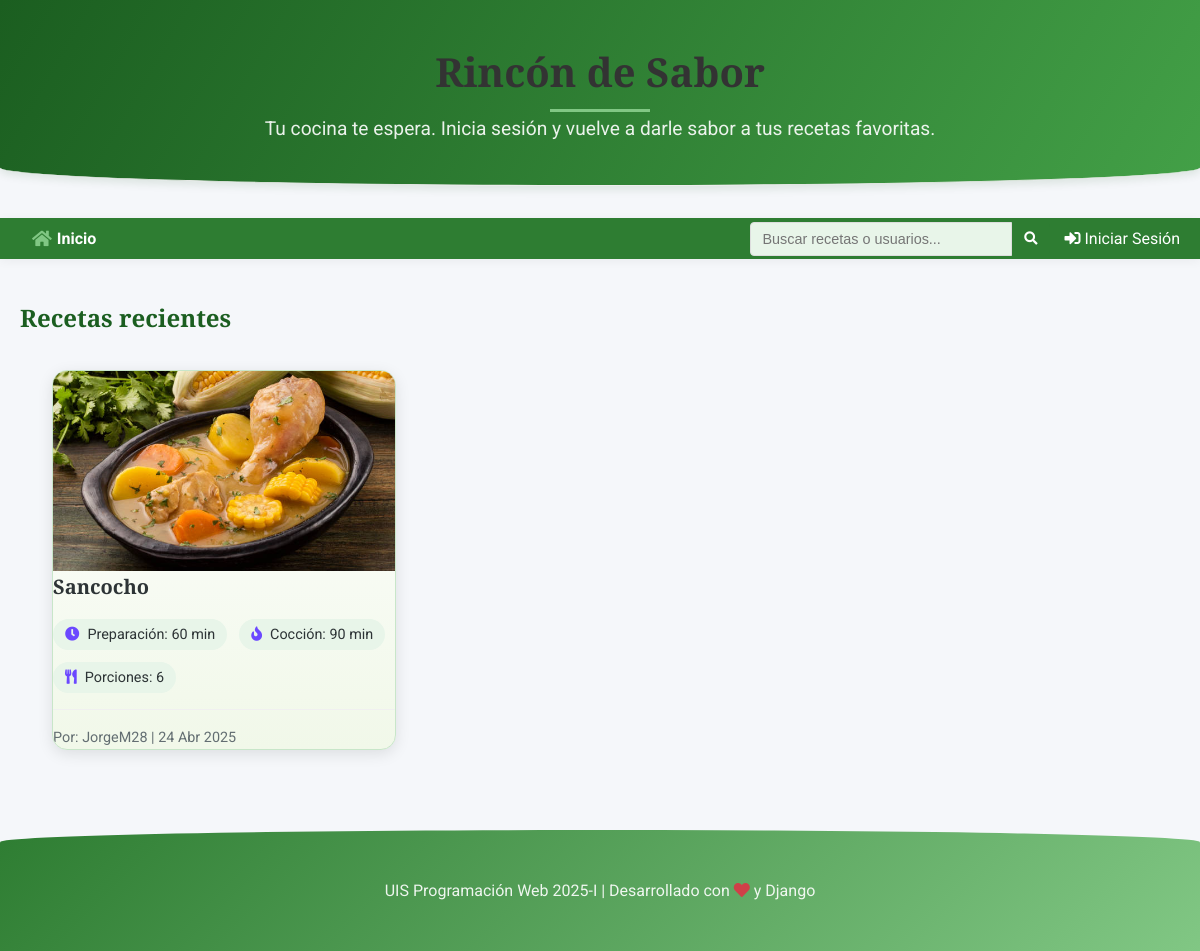
The page / on the database its author committed.
### post/models.py (models this page shows, shortened)
class Recipe(models.Model):
    DIFFICULTY_CHOICES = [
        ('FACIL', 'Fácil'),
        ('MEDIA', 'Media'),
        ('DIFICIL', 'Difícil'),
    ]
    title = models.CharField(max_length=200, verbose_name='Título')
    ingredients = models.TextField(verbose_name='Ingredientes')
    instructions = models.TextField(verbose_name='Instrucciones')
    prep_time = models.PositiveIntegerField(verbose_name='Tiempo de Preparación (minutos)', default=0)
    cook_time = models.PositiveIntegerField(verbose_name='Tiempo de Cocción (minutos)', default=0)
    servings = models.PositiveIntegerField(verbose_name='Porciones', default=1)
    difficulty = models.CharField(max_length=10, choices=DIFFICULTY_CHOICES, default='MEDIA', verbose_name='Dificultad')
    recipe_image = models.ImageField(upload_to='recipe_pics/', null=True, blank=True, verbose_name='Imagen de la Receta')
    author = models.ForeignKey(User, on_delete=models.CASCADE, verbose_name='Autor')
    category = models.ForeignKey(Category, on_delete=models.SET_NULL, null=True, blank=True, verbose_name='Categoría')
    created_at = models.DateTimeField(auto_now_add=True, verbose_name='Fecha de Creación')
    updated_at = models.DateTimeField(auto_now=True, verbose_name='Última Actualización')
    published = models.BooleanField(default=True, verbose_name='Publicada')

### post/views.py (the view)
# urls.py: path('', views.index, name='index'),
def index(request):
    recetas_recientes = Recipe.objects.filter(published=True).order_by('-created_at')[:6]  # Últimas 6 recetas
    return render(request, 'post/index.html', {'recetas_recientes': recetas_recientes})

### post/templates/post/index.html (shortened to what this page needs)
{% extends 'post/base.html' %}
{% load static %}
{% block extra_head %}
<link rel="stylesheet" href="{% static 'post/css/index.css' %}">
{% endblock extra_head%}
{% block content %}
<h1>Recetas recientes</h1>
<div class="grid-recetas">
    {% for receta in recetas_recientes %}
        <div class="tarjeta-receta">
            {% if receta.recipe_image %}
                <div class="receta-img">
                    <img src="{{ receta.recipe_image.url }}" alt="{{ receta.title }}">
                </div>
            {% endif %}
            <h2 class="receta-title">
                <a href="{% url 'post:detalle_receta' receta.id %}">{{ receta.title }}</a>
            </h2>
            <div class="receta-meta">
                <span><i class="fas fa-clock"></i> Preparación: {{ receta.prep_time }} min</span>
                <span><i class="fas fa-fire"></i> Cocción: {{ receta.cook_time }} min</span>
                <span><i class="fas fa-utensils"></i> Porciones: {{ receta.servings }}</span>
            </div>
            <p class="receta-author">
                Por: {{ receta.author.username }} | {{ receta.created_at|date:"d M Y" }}
            </p>
        </div>
    {% endfor %}
</div>
{% endblock content%}

### post/static/post/css/base.css (style rules this page uses)
:root { --color-primary: #2E7D32; --color-secondary: #43A047; --color-accent: #00C853; --color-light: #81C784; --color-ultralight: #E8F5E9; --color-dark: #1B5E20; --color-cream: #FFF8E1; --color-brown: #795548; --color-background: #F5F5F5; --color-surface: #FFFFFF; --color-text: #33691E; --color-text-light: #558B2F; --color-border: #C8E6C9; --color-success: #388E3C; --color-warning: #FF9800; --color-danger: #D32F2F; --gradient-primary: linear-gradient(135deg, #2E7D32 0%, #81C784 100%); --gradient-header: linear-gradient(120deg, #1B5E20 0%, #43A047 100%); --gradient-card: linear-gradient(to bottom, #FFFFFF, #F1F8E9); --shadow-sm: 0 2px 4px rgba(0, 70, 0, 0.05); --shadow: 0 4px 8px rgba(0, 70, 0, 0.1); --shadow-lg: 0 8px 16px rgba(0, 70, 0, 0.15); --radius-sm: 0.375rem; --radius: 0.5rem; --radius-lg: 1rem; --radius-xl: 2rem; --font-primary: 'Montserrat', sans-serif; --font-secondary: 'Playfair Display', serif; }
body { font-family: var(--font-primary); background-color: var(--color-ultralight); color: var(--color-text); line-height: 1.6; background-image: url('/static/post/img/leaf-pattern.png'); background-size: 200px; background-blend-mode: overlay; margin: 0; padding: 0; min-height: 100vh; display: flex; flex-direction: column; }
h1, h2, h3, h4, h5, h6 { font-family: var(--font-secondary); color: var(--color-dark); font-weight: 600; }
a { color: var(--color-primary); text-decoration: none; transition: all 0.3s ease; }
.tarjeta-receta { background: var(--gradient-card); border-radius: var(--radius-lg); overflow: hidden; box-shadow: var(--shadow); transition: all 0.4s ease; border: 1px solid var(--color-border); display: flex; flex-direction: column; height: 100%; }
.receta-img { height: 220px; overflow: hidden; position: relative; }
.receta-img img { width: 100%; height: 100%; object-fit: cover; transition: transform 0.6s ease; }
.receta-img::after { content: ''; position: absolute; bottom: 0; left: 0; width: 100%; height: 30%; background: linear-gradient(to top, rgba(0,0,0,0.5), transparent); opacity: 0; transition: opacity 0.3s ease; }
.receta-title { font-size: 1.4rem; margin-bottom: 1rem; font-weight: 600; }
.receta-title a { color: var(--color-text); text-decoration: none; transition: color 0.3s ease; }
.receta-meta { display: flex; flex-wrap: wrap; gap: 1rem; margin-bottom: 1rem; font-size: 0.9rem; }
.receta-meta span { display: flex; align-items: center; gap: 0.5rem; background-color: var(--color-ultralight); padding: 0.25rem 0.75rem; border-radius: var(--radius-xl); color: var(--color-text); }
.receta-meta i { color: var(--color-primary); }
.grid-recetas { display: grid; grid-template-columns: repeat(auto-fill, minmax(300px, 1fr)); gap: 2rem; }

### post/templates/post/base.html (style rules this page uses)
:root { --primary-color: #007bff; --secondary-color: #6c757d; --dark-color: #333; --light-color: #f8f9fa; --danger-color: #dc3545; --success-color: #28a745; }
* { margin: 0; padding: 0; box-sizing: border-box; }
body { font-family: 'Roboto', sans-serif; line-height: 1.6; background-color: #f5f7fa; color: #333; }
h1, h2, h3, h4, h5, h6 { font-family: 'Playfair Display', serif; }
a { text-decoration: none; color: var(--primary-color); }

### rows shown on the page
Recipe: recipe_image (picture), title "Sancocho", prep_time "60", cook_time "90", servings "6", author.username "JorgeM28", created_at "24 Abr 2025"
